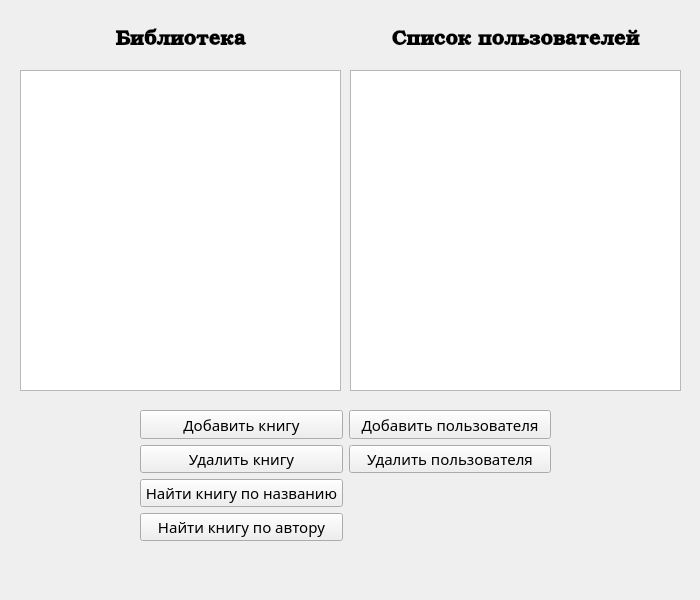
<?xml version="1.0" encoding="UTF-8"?>
<ui version="4.0">
 <class>MainWindow</class>
 <widget class="QWidget" name="MainWindow">
  <property name="geometry">
   <rect>
    <x>0</x>
    <y>0</y>
    <width>700</width>
    <height>600</height>
   </rect>
  </property>
  <property name="windowTitle">
   <string>mainwindow</string>
  </property>
  <widget class="QLabel" name="LibraryLabel">
   <property name="geometry">
    <rect>
     <x>20</x>
     <y>20</y>
     <width>321</width>
     <height>41</height>
    </rect>
   </property>
   <property name="font">
    <font>
     <family>Bookman Old Style</family>
     <pointsize>15</pointsize>
     <italic>false</italic>
     <bold>true</bold>
    </font>
   </property>
   <property name="text">
    <string>Библиотека</string>
   </property>
   <property name="alignment">
    <set>Qt::AlignmentFlag::AlignCenter</set>
   </property>
  </widget>
  <widget class="QLabel" name="UserLabel">
   <property name="geometry">
    <rect>
     <x>350</x>
     <y>20</y>
     <width>331</width>
     <height>41</height>
    </rect>
   </property>
   <property name="font">
    <font>
     <family>Bookman Old Style</family>
     <pointsize>15</pointsize>
     <italic>false</italic>
     <bold>true</bold>
    </font>
   </property>
   <property name="text">
    <string>Список пользователей</string>
   </property>
   <property name="alignment">
    <set>Qt::AlignmentFlag::AlignCenter</set>
   </property>
  </widget>
  <widget class="QWidget" name="gridLayoutWidget">
   <property name="geometry">
    <rect>
     <x>140</x>
     <y>410</y>
     <width>411</width>
     <height>131</height>
    </rect>
   </property>
   <property name="font">
    <font>
     <pointsize>11</pointsize>
    </font>
   </property>
   <layout class="QGridLayout" name="gridLayout">
    <item row="2" column="0">
     <widget class="QPushButton" name="findBookByTitle">
      <property name="font">
       <font>
        <family>Inter 24pt</family>
        <pointsize>11</pointsize>
       </font>
      </property>
      <property name="text">
       <string>Найти книгу по названию</string>
      </property>
     </widget>
    </item>
    <item row="1" column="0">
     <widget class="QPushButton" name="deleteBook">
      <property name="font">
       <font>
        <family>Inter 24pt</family>
        <pointsize>11</pointsize>
       </font>
      </property>
      <property name="text">
       <string>Удалить книгу</string>
      </property>
     </widget>
    </item>
    <item row="0" column="0">
     <widget class="QPushButton" name="addBook">
      <property name="font">
       <font>
        <family>Inter 24pt</family>
        <pointsize>11</pointsize>
       </font>
      </property>
      <property name="text">
       <string>Добавить книгу</string>
      </property>
     </widget>
    </item>
    <item row="1" column="1">
     <widget class="QPushButton" name="deleteUser">
      <property name="font">
       <font>
        <family>Inter 24pt</family>
        <pointsize>11</pointsize>
       </font>
      </property>
      <property name="text">
       <string>Удалить пользователя</string>
      </property>
     </widget>
    </item>
    <item row="0" column="1">
     <widget class="QPushButton" name="createUser">
      <property name="font">
       <font>
        <family>Inter 24pt</family>
        <pointsize>11</pointsize>
       </font>
      </property>
      <property name="text">
       <string>Добавить пользователя</string>
      </property>
     </widget>
    </item>
    <item row="3" column="0">
     <widget class="QPushButton" name="findBookByAuthor">
      <property name="font">
       <font>
        <family>Inter 24pt</family>
        <pointsize>11</pointsize>
       </font>
      </property>
      <property name="text">
       <string>Найти книгу по автору</string>
      </property>
     </widget>
    </item>
   </layout>
  </widget>
  <widget class="QTableView" name="BookTable">
   <property name="geometry">
    <rect>
     <x>20</x>
     <y>70</y>
     <width>321</width>
     <height>321</height>
    </rect>
   </property>
  </widget>
  <widget class="QTableView" name="UserTable">
   <property name="geometry">
    <rect>
     <x>350</x>
     <y>70</y>
     <width>331</width>
     <height>321</height>
    </rect>
   </property>
  </widget>
 </widget>
 <resources/>
 <connections/>
</ui>
